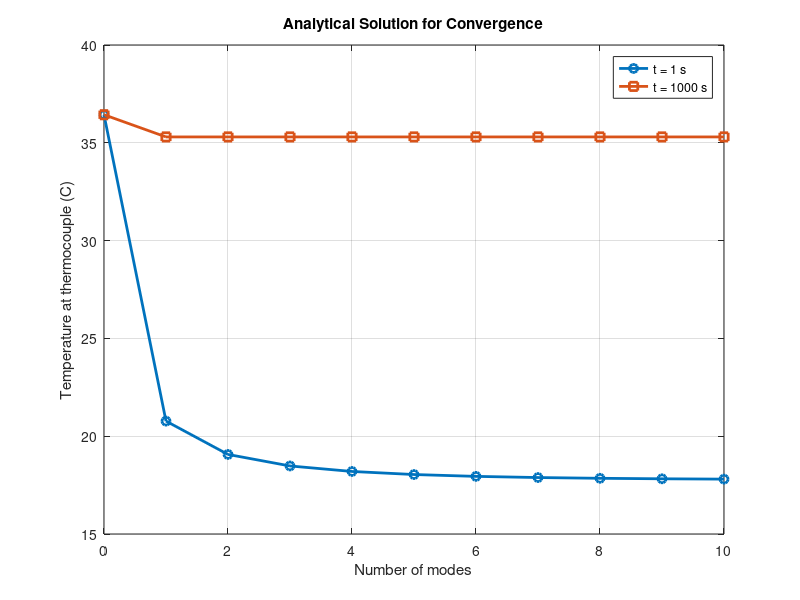

This chart was generated by the following MATLAB code:
%% Heat Conduction Lab Part 2 - Task 1
% Author: Sam Kleiner
clc;
clear;
close all;

% Givens (from pt 1)
x0_toTC1_in = 1 + (3/8); % [in]
x0_toTC1 = x0_toTC1_in * 0.0254; % [m]

dx_in = 1.0; % [in]
dx = dx_in * 0.0254; % [m]
nTC = 8;
x = x0_toTC1 + (0:nTC-1)*dx;

L = x(end);
x_eval = x(end);

% Aluminum properties:
k = 130;
rho = 2810;
cp = 960;

alpha = k/(rho*cp);

T0 = 17.06;
H = 91.08;

times = [1 1000];
Nmax = 10;
modes = 0:Nmax;
T_modes = zeros(Nmax+1,length(times));

%% Convergence
for j = 1:length(times)
    t = times(j);
    for N = 0:Nmax
        T = T0 + H*x_eval; % steady-state
        for n = 1:N  % transient
            lambda = (2*n-1)*pi/(2*L);
            bn = (-8*H*L)/((2*n-1)^2*pi^2) * (-1)^(n-1);
            T = T + bn*sin(lambda*x_eval)*exp(-alpha*lambda^2*t);
        end
        T_modes(N+1,j) = T;
    end
end

%% Plot
figure();
plot(modes,T_modes(:,1),'o-','LineWidth',2);
hold on;
plot(modes,T_modes(:,2),'s-','LineWidth',2);
grid on;
xlabel('Number of modes');
ylabel('Temperature at thermocouple (C)');
legend('t = 1 s','t = 1000 s','Location','best');
title('Analytical Solution for Convergence');

%% Fourier Number
Fo1 = alpha*times(1)/L^2;
Fo2 = alpha*times(2)/L^2;

fprintf('t = 1 s: %.4f\n',Fo1)
fprintf('t = 1000 s: %.4f\n',Fo2)
